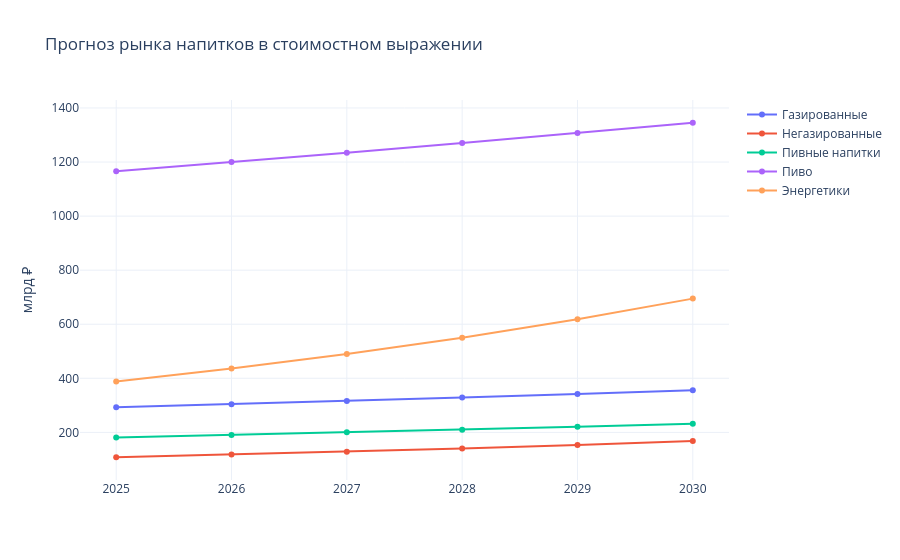

Write notebook code for a chart like this one.
### Code cell
fig = px.line(
    value_forecast,
    x="year",
    y="market_value_bln_rub",
    color="category",
    markers=True,
    labels={
        "year": "Год",
        "market_value_bln_rub": "Объём рынка, млрд ₽",
        "category": "Категория"
    },
    title="Прогноз рынка напитков в стоимостном выражении"
)

fig.update_layout(
    template="plotly_white",
    xaxis_title=None,
    yaxis_title="млрд ₽",
    legend_title=None
)

fig.show()

### Figure 1 — Plotly figure (JSON) as saved in the notebook; plotly's stock layout.template omitted (floating-point values rounded to 4 significant figures)
{"data": [{"hovertemplate": "Категория=Газированные<br>Год=%{x}<br>Объём рынка, млрд ₽=%{y}<extra></extra>", "legendgroup": "Газированные", "line": {"color": "#636efa", "dash": "solid"}, "marker": {"symbol": "circle"}, "mode": "lines+markers", "name": "Газированные", "orientation": "v", "showlegend": true, "type": "scatter", "x": [2025, 2026, 2027, 2028, 2029, 2030], "xaxis": "x", "y": [292.9, 304.5, 316.5, 329.0, 342.0, 355.5], "yaxis": "y"}, {"hovertemplate": "Категория=Негазированные<br>Год=%{x}<br>Объём рынка, млрд ₽=%{y}<extra></extra>", "legendgroup": "Негазированные", "line": {"color": "#EF553B", "dash": "solid"}, "marker": {"symbol": "circle"}, "mode": "lines+markers", "name": "Негазированные", "orientation": "v", "showlegend": true, "type": "scatter", "x": [2025, 2026, 2027, 2028, 2029, 2030], "xaxis": "x", "y": [108.0, 117.9, 128.8, 140.6, 153.6, 167.7], "yaxis": "y"}, {"hovertemplate": "Категория=Пивные напитки<br>Год=%{x}<br>Объём рынка, млрд ₽=%{y}<extra></extra>", "legendgroup": "Пивные напитки", "line": {"color": "#00cc96", "dash": "solid"}, "marker": {"symbol": "circle"}, "mode": "lines+markers", "name": "Пивные напитки", "orientation": "v", "showlegend": true, "type": "scatter", "x": [2025, 2026, 2027, 2028, 2029, 2030], "xaxis": "x", "y": [181.5, 190.6, 200.1, 210.1, 220.6, 231.7], "yaxis": "y"}, {"hovertemplate": "Категория=Пиво<br>Год=%{x}<br>Объём рынка, млрд ₽=%{y}<extra></extra>", "legendgroup": "Пиво", "line": {"color": "#ab63fa", "dash": "solid"}, "marker": {"symbol": "circle"}, "mode": "lines+markers", "name": "Пиво", "orientation": "v", "showlegend": true, "type": "scatter", "x": [2025, 2026, 2027, 2028, 2029, 2030], "xaxis": "x", "y": [1166.0, 1200.0, 1235.0, 1271.0, 1307.0, 1345.0], "yaxis": "y"}, {"hovertemplate": "Категория=Энергетики<br>Год=%{x}<br>Объём рынка, млрд ₽=%{y}<extra></extra>", "legendgroup": "Энергетики", "line": {"color": "#FFA15A", "dash": "solid"}, "marker": {"symbol": "circle"}, "mode": "lines+markers", "name": "Энергетики", "orientation": "v", "showlegend": true, "type": "scatter", "x": [2025, 2026, 2027, 2028, 2029, 2030], "xaxis": "x", "y": [388.2, 436.1, 490.0, 550.5, 618.4, 694.8], "yaxis": "y"}], "layout": {"legend": {"title": {}, "tracegroupgap": 0}, "title": {"text": "Прогноз рынка напитков в стоимостном выражении"}, "xaxis": {"anchor": "y", "domain": [0, 1], "title": {}}, "yaxis": {"anchor": "x", "domain": [0, 1], "title": {"text": "млрд ₽"}}}}
